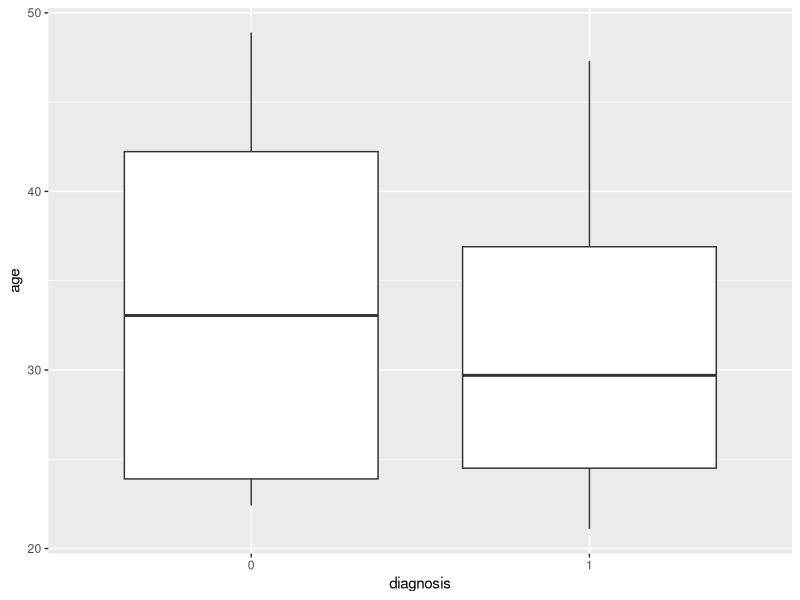
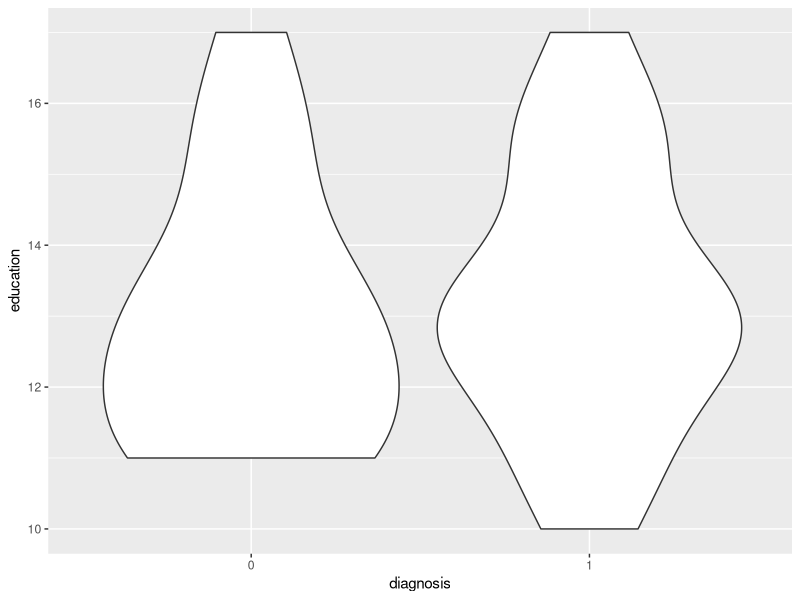
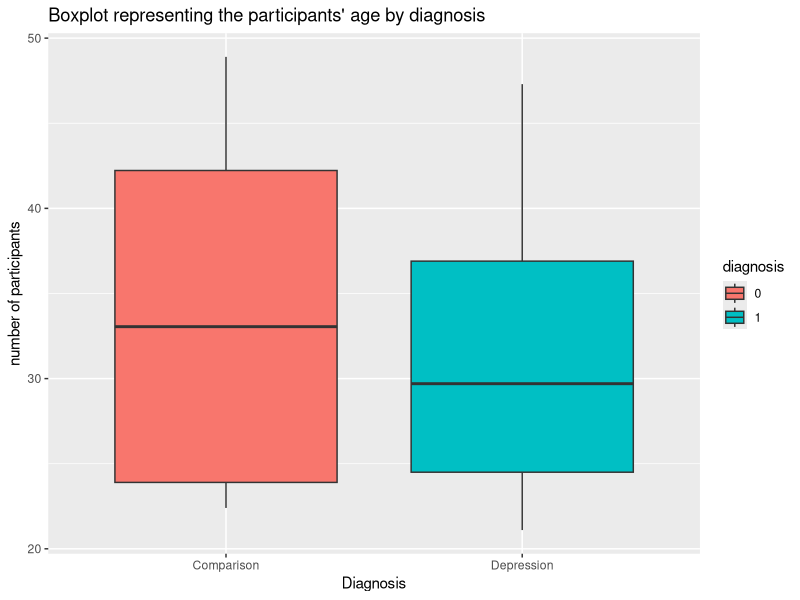
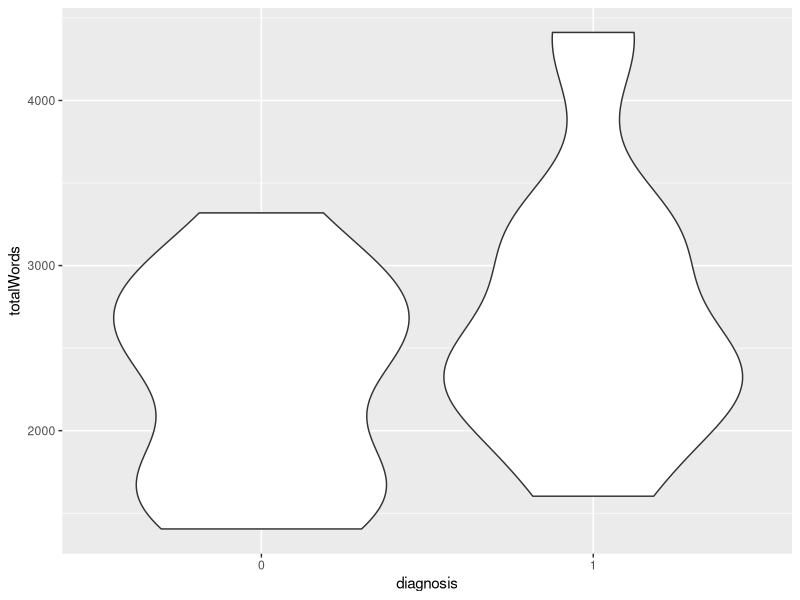
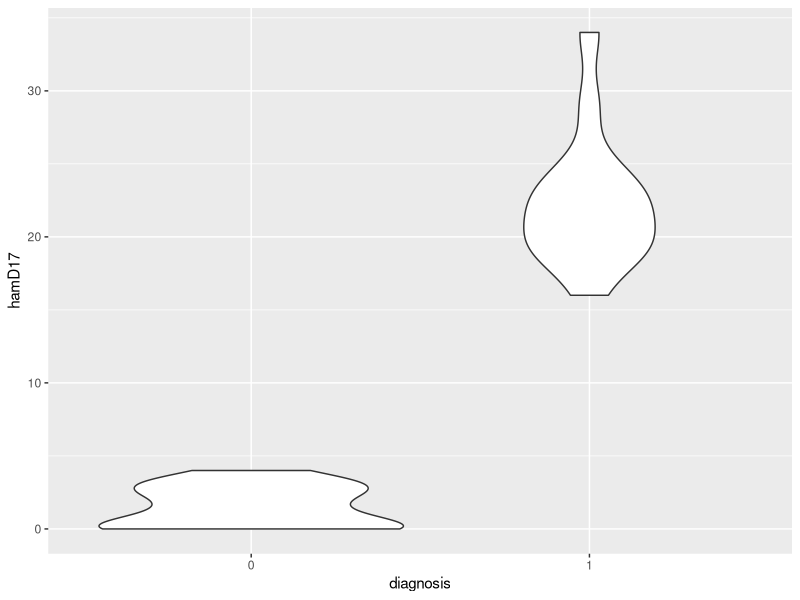
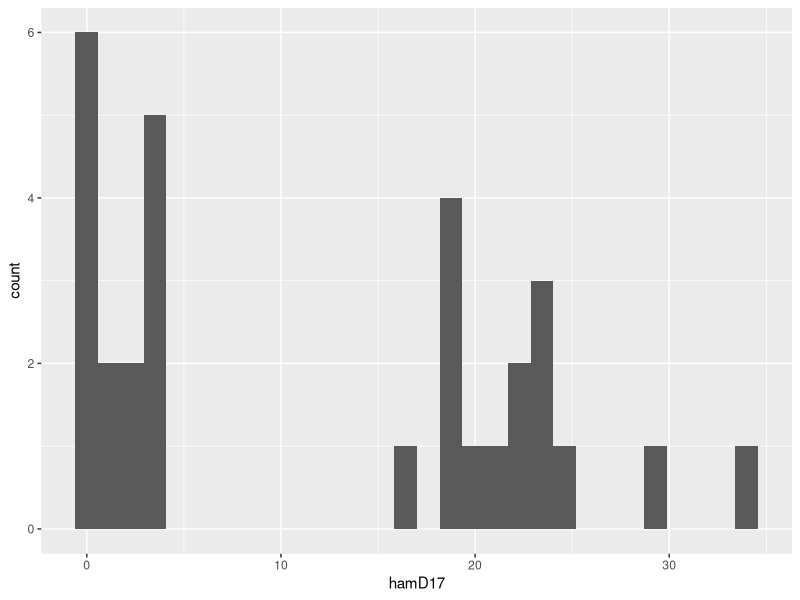
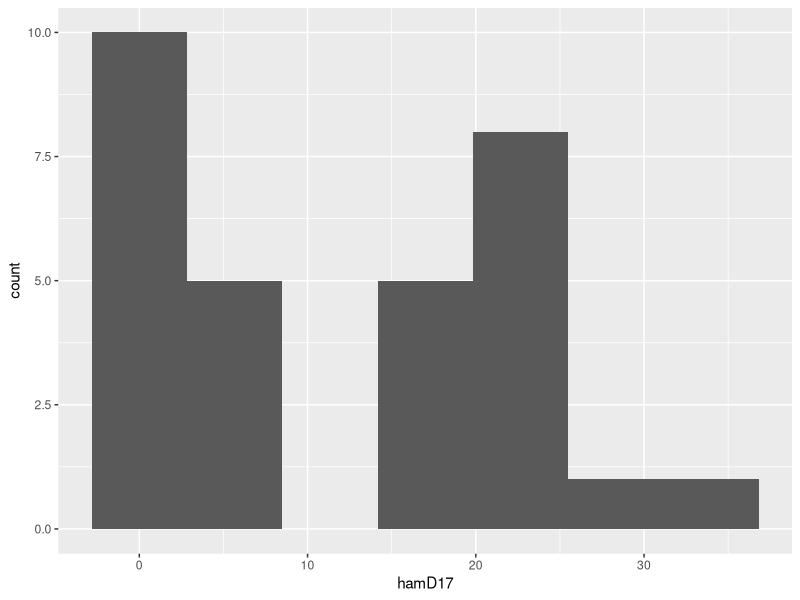
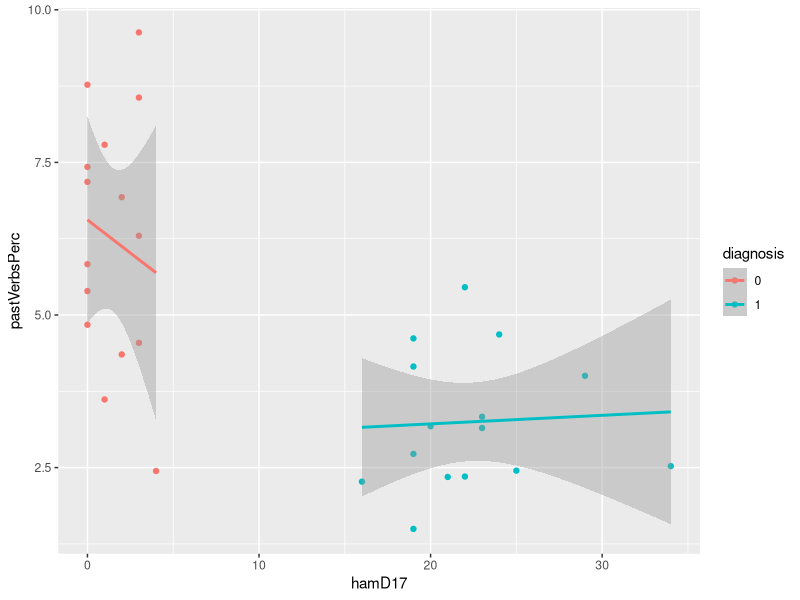

These figures' R source, in order:
## ---- chunk 1
knitr::opts_chunk$set(echo = TRUE)
## ---- chunk 2
library(ggplot2)
## ---- chunk 3

getwd()
locpath="/Users/semrf/Dropbox/My courses/2016 - stats for humanities/Exercises/Day2"
setwd(locpath)
Data = read.csv("Day2Exercise1.csv")

## ---- chunk 4

# Take a look at the first 6 lines
head(Data)
# How many datapoints?
nrow(Data)
# How many features?
ncol(Data)

# Select row 3 only
Data[3,]
# Select column 4 only
Data[,4]

# Visualize a specific feature
Data$diagnosis

# Select only participants with depression
Data[Data$diagnosis==1,]

## ---- chunk 5
# Make sure that participant ID (nr) is considered as categorical (R calls categorical "factor")
Data$nr=as.factor(Data$nr)
# Make sure that gender is considered a factor
Data$gender=as.factor(Data$gender)
# Make sure that diagnosis is considered a factor
Data$diagnosis=as.factor(Data$diagnosis)
## ---- chunk 6

summary(Data$age)
sd(Data$age,na.rm=TRUE)
## ---- chunk 7
# Check the number of participants

ParticipantNr=nrow(Data)

aggregate(Data["nr"], by=Data["diagnosis"], FUN=length)

## ---- chunk 8

aggregate(Data["nr"], by=Data["gender"], FUN=length)
aggregate(Data["nr"], by=Data[c("gender","diagnosis")], FUN=length)

aggregate(Data["age"],by=Data["diagnosis"], FUN=mean, na.rm=TRUE)

aggregate(age~diagnosis*gender,Data, FUN=mean, na.rm=TRUE)

## ---- chunk 9

ggplot(Data,aes(x=diagnosis,y=age))+geom_boxplot()

ggplot(Data,aes(x=diagnosis,y=education))+geom_violin()

AgeDiagnosisModel=lm(age~diagnosis,Data)
summary(AgeDiagnosisModel)
# Boxplot

plot2 <- ggplot(Data) + geom_boxplot(aes(x=diagnosis,y=age, fill=diagnosis)) +
          ggtitle("Boxplot representing the participants' age by diagnosis") + 
          xlab("Diagnosis") + 
          ylab("number of participants") + 
          scale_x_discrete(labels=c("Comparison", "Depression"))
print(plot2)

# Violin Plot

# Use aggregate to calculate mean and sd of age by diagnosis

## ---- chunk 10

## ---- chunk 11
ggplot(Data,aes(x=diagnosis,y=totalWords))+geom_violin()

## ---- chunk 12
model1=lm(totalWords~diagnosis,Data)
summary(model1)
## ---- chunk 13

## ---- chunk 14

## ---- chunk 15

## ---- chunk 16

## ---- chunk 17

## ---- chunk 18

## ---- chunk 19

ggplot(Data,aes(x=diagnosis,y=hamD17))+geom_violin()
ggplot(Data,aes(x=hamD17))+geom_histogram()

ggplot(Data,aes(x=hamD17))+geom_histogram(bins=7)
summary(lm(pastVerbsPerc~hamD17,Data))

ggplot(Data,aes(x=hamD17,y=pastVerbsPerc,colour=diagnosis))+geom_point()+geom_smooth(method=lm)

ggplot(Data,aes(x=hamD17,y=pastVerbsPerc))+geom_point(aes(colour=diagnosis))+geom_smooth(method=lm)+ggtitle('Biutiful Graph!')+theme_classic()+scale_colour_discrete("Diagnostic category",label=c("Comparison Group","Depression Group"))

#+theme_classic()+scale_color_discrete("Diagnosis",labels=c("Control","Depression"))

ggsave('Fig1.eps')

model2=lm(pastVerbsPerc~age+diagnosis,Data)
summary(model2)
model3=lm(pastVerbsPerc~age*diagnosis,Data)
summary(model3)

ggplot(Data,aes(x=age,y=pastVerbsPerc,colour=diagnosis))+geom_point()+geom_smooth(method=lm)
